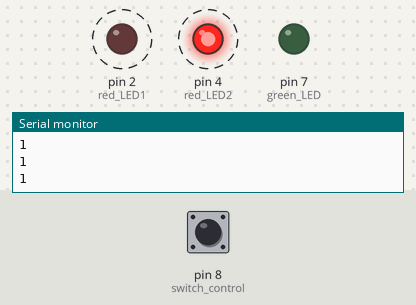
Simulated run of this sketch. Board: Arduino Uno, built with avr-gcc and run on an emulated ATmega328P. Parts: output pins drawn as LEDs (lit = HIGH), the last lines printed to the serial monitor. Dashed ring = blinking. Inputs (shaded band) come from the test bench; at power-on: pin 8 (switch_control) HIGH.

Above: at 1.8 s.
1.9 s: pin 8 (switch_control) pulled LOW for 3.2 s
At 3.3 s:
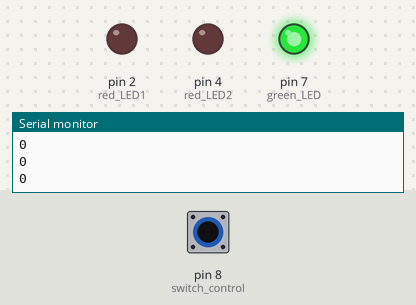
At 5.23 s:
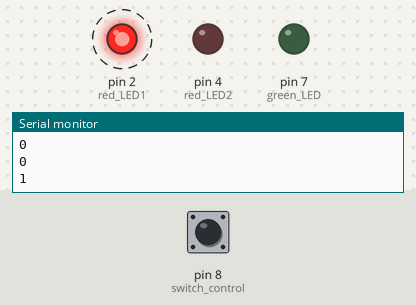
Timing chart, 0 to 12.6 s (numbered marks = the images above; inputs shaded):
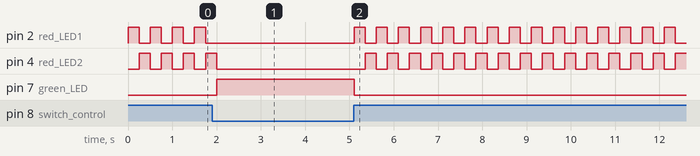

The sketch:

2_Spaceship_Interference.ino
```cpp
// if the switchState is LOW:
// turn the green LED on
// turn the red LEDs off
// if the switchState is HIGH:
// turn the green LED off
// turn the red LEDs on

int red_LED1 = 2;
int red_LED2 = 4;
int green_LED = 7;

int switch_state;
int switch_control = 8;

int delay_time = 250;

void setup() {
  // put your setup code here, to run once:
  pinMode(red_LED1, OUTPUT);
  pinMode(red_LED2, OUTPUT);
  pinMode(green_LED, OUTPUT);

  pinMode(switch_control, INPUT);

  Serial.begin(9600);

}

void loop() {
  // put your main code here, to run repeatedly:
  switch_state = digitalRead(switch_control);

  Serial.println(switch_state);

  if (switch_state == 0){ // button not pressed

    digitalWrite(green_LED, HIGH);
    digitalWrite(red_LED1, LOW);
    digitalWrite(red_LED2, LOW);

  } else { // button is pressed
    digitalWrite(green_LED, LOW);
    digitalWrite(red_LED1, HIGH);
    digitalWrite(red_LED2, LOW);

    delay(delay_time);

    digitalWrite(green_LED, LOW);
    digitalWrite(red_LED1, LOW);
    digitalWrite(red_LED2, HIGH);

    delay(delay_time);

  }

}
```

Measured:
- after the input at 1.9 s, pin 7 (green_LED): LOW → HIGH after 0.10 s, → LOW 3.1 s later
- by itself, pin 4 (red_LED2): repeats every 0.50 s: HIGH 0.25 s, LOW 0.25 s
